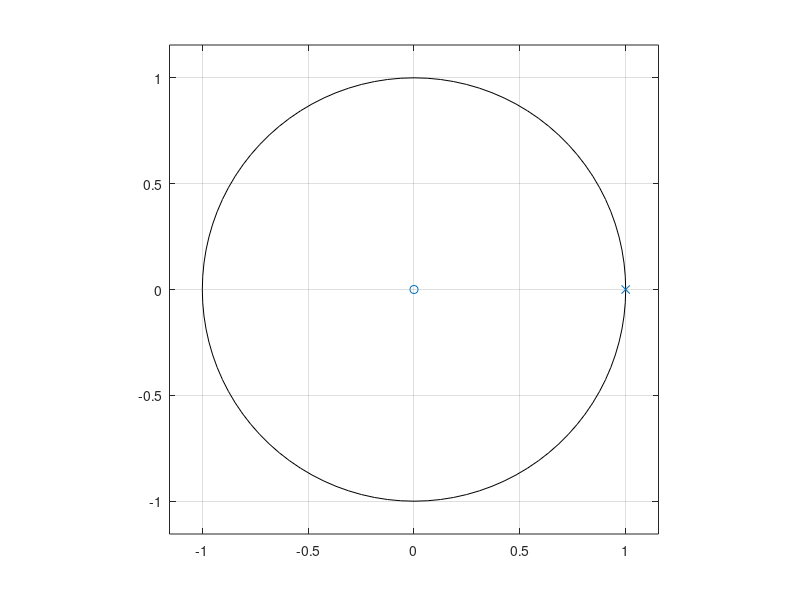

Source code (MATLAB):
% Program to find partial fraction expansion of system
% residuez--> Z-transform partial-fraction expansion.
% [R,P,K] = residuez(B,A)
% where B and A are the numerator and denominator polynomial coefficients,
% respectively, in ascending powers of z^(-1).
%It finds the residues, poles and direct terms of the
%partial-fraction expansion of B(z)/A(z),
%
% B(z) r(1) r(n)
% ---- = ------------ +... ------------ + k(1) + k(2)z^(-1) ...
% A(z) 1-p(1)z^(-1) 1-p(n)z^(-1)
%
% R and P are column vectors containing the residues and poles respectively.
%K contains the direct terms in a row vector.
%The number of poles is n = length(A)-1 = length(R) = length(P)
% The direct term coefficient vector is empty if length(B) < length(A)(proper fraction);
% otherwise,length(K) = length(B)-length(A)+1
% For Example
% Compute the partial fraction expansion of the following transfer
%H(z)=1/(1-Z^-1),num=[1], den=[1 -1]
% Similarly try function H(z) = (1 + 2z^-1) / (1 - z^-1 + 2z^-2).
 num = [1]; % Numerator coefficients
 den = [1 -1]; % Denominator coefficients
 [r,p k] = residuez(num,den) % H(z) = r(1)/(1-p(1)z^-1) +r(2)/(1- p(2)z^-1)+...
 zplane(num,den)%plots pole zero plot of TF